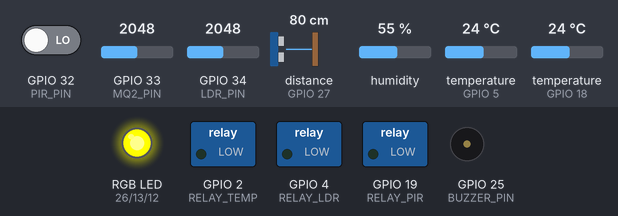
Bench run of a program on a simulated ESP32. On the bench: switched loads named in the program (green lamp = pin HIGH), an RGB LED mixed from three pins (HIGH = lit), buzzer (waves = sounding, pin HIGH). Wiring (from diagram.json): ultrasonic range finder: trigger GPIO 14; echo GPIO 27. The test bench sets the inputs (shaded band); at power-on: temperature (sensors on GPIO 18, GPIO 5) 24 °C, GPIO 33 (MQ2_PIN) = 2048, GPIO 34 (LDR_PIN) = 2048, GPIO 32 (PIR_PIN) LOW, distance to the obstacle (sensor on GPIO 27) 80 cm, humidity 55 %. The echo pulse lasts 58.3 µs per cm; WiFi joins after 1.5 s; servers stay silent unless stated; uploads are accepted with an empty reply; pins used as bus, display or sensor lines are not drawn; what the program prints to the serial monitor is not drawn.

Above: at 2.7 s.
2.8 s: temperature (sensor on GPIO 18) set to 29.6 °C
5.7 s: temperature (sensor on GPIO 18) set to 30.9 °C
At 7.7 s:
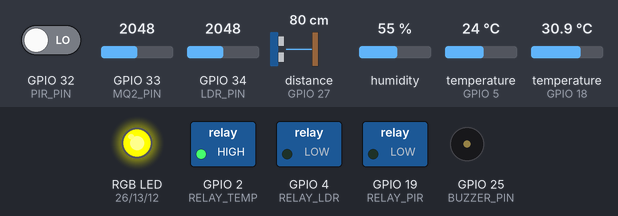
8.6 s: GPIO 33 (MQ2_PIN) set to 2470
11.5 s: GPIO 33 (MQ2_PIN) set to 2532
At 13.7 s:
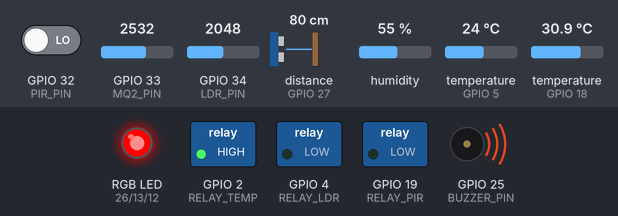
14.7 s: GPIO 34 (LDR_PIN) set to 1072
17.6 s: GPIO 34 (LDR_PIN) set to 958
At 20.8 s:
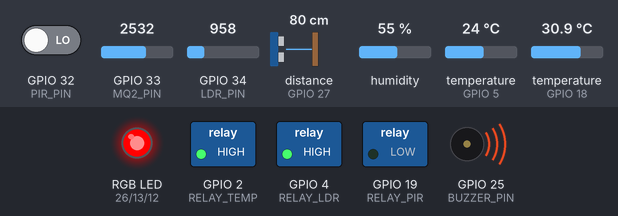
Timing chart, 0 to 22.2 s (numbered marks = the images above; inputs shaded):
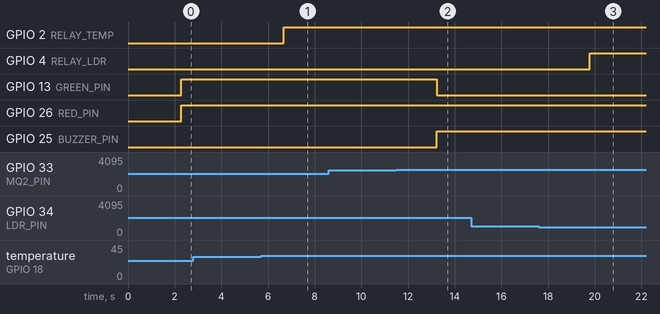

Measured:
- the behaviour switches between 30 and 30.1 °C on temperature (sensor on GPIO 18) (found by bisection; images 0 and 1)
- the behaviour switches between 2500 and 2501 on GPIO 33 (MQ2_PIN) (found by bisection; images 1 and 2)
- the behaviour switches between 1000 and 999 on GPIO 34 (LDR_PIN) (found by bisection; images 2 and 3)
- after the input at 2.8 s, every drawn part: stays the same
- after the input at 5.7 s, GPIO 2 (RELAY_TEMP): LOW → HIGH after 0.97 s
- after the input at 8.6 s, every drawn part: stays the same
- after the input at 11.5 s, GPIO 13 (GREEN_PIN): HIGH → LOW after 1.7 s; GPIO 25 (BUZZER_PIN): LOW → HIGH after 1.7 s
- after the input at 14.7 s, every drawn part: stays the same
- after the input at 17.6 s, GPIO 4 (RELAY_LDR): LOW → HIGH after 2.2 s

The program:

main.cpp
```cpp
#include <WiFi.h>
#include <HTTPClient.h>
#include "DHT.h"
#include <Adafruit_SSD1306.h>
#include <Adafruit_GFX.h>
#include <DallasTemperature.h>
#include <OneWire.h>

// ---------- WiFi Credentials ----------
const char* ssid = "Wokwi-GUEST";
const char* password = "";

// ---------- Firebase ----------
const String firebase_host = "https://test-acc41-default-rtdb.firebaseio.com/";
const String firebase_path = "esp32_data.json"; // will post to .../esp32_data.json

// ---------- Kafka Gateway API ----------
const String kafka_api_url = "http://192.168.29.220:8000/sensor-data";


// ---------- Pin Definitions ----------
#define DHTPIN 18
#define DHTTYPE DHT22
#define DS18B20_PIN 5
#define LDR_PIN 34
#define PIR_PIN 32
#define RELAY_TEMP 2
#define RELAY_LDR 4
#define RELAY_PIR 19
#define MQ2_PIN 33
#define TRIG_PIN 14
#define ECHO_PIN 27
#define BUZZER_PIN 25
#define RED_PIN 26
#define GREEN_PIN 13
#define BLUE_PIN 12
#define OLED_SDA 21
#define OLED_SCL 22

// ---------- Sensor & Display Setup ----------
DHT dht(DHTPIN, DHTTYPE);
OneWire oneWire(DS18B20_PIN);
DallasTemperature ds18b20(&oneWire);

void setup() {
  Serial.begin(115200);

  // ---------- Setup Pins ----------
  pinMode(LDR_PIN, INPUT);
  pinMode(PIR_PIN, INPUT);
  pinMode(MQ2_PIN, INPUT);
  pinMode(TRIG_PIN, OUTPUT);
  pinMode(ECHO_PIN, INPUT);
  pinMode(RELAY_TEMP, OUTPUT);
  pinMode(RELAY_LDR, OUTPUT);
  pinMode(RELAY_PIR, OUTPUT);
  pinMode(BUZZER_PIN, OUTPUT);
  pinMode(RED_PIN, OUTPUT);
  pinMode(GREEN_PIN, OUTPUT);
  pinMode(BLUE_PIN, OUTPUT);

  // ---------- Start Sensors ----------
  dht.begin();
  ds18b20.begin();

  // ---------- Connect WiFi ----------
  WiFi.begin(ssid, password);
  Serial.print("Connecting to WiFi");
  while (WiFi.status() != WL_CONNECTED) {
    delay(500);
    Serial.print(".");
  }
  Serial.println("\nConnected!");
}

void sendDataToFirebase(String jsonData) {
  if (WiFi.status() == WL_CONNECTED) {
    HTTPClient http;
    String url = firebase_host + firebase_path;
    http.begin(url);
    http.addHeader("Content-Type", "application/json");
    int httpResponseCode = http.PUT(jsonData);

    Serial.print("Firebase Response: ");
    Serial.println(httpResponseCode);
    http.end();
  } else {
    Serial.println("WiFi not connected");
  }
}

void sendDataToKafka(String jsonData) {
  if (WiFi.status() == WL_CONNECTED) {
    HTTPClient http;
    http.begin(kafka_api_url);
    http.addHeader("Content-Type", "application/json");
    int httpResponseCode = http.POST(jsonData);

    Serial.print("Kafka Response: ");
    Serial.println(httpResponseCode);
    http.end();
  } else {
    Serial.println("WiFi not connected (Kafka)");
  }
}

long readUltrasonicCM() {
  digitalWrite(TRIG_PIN, LOW);
  delayMicroseconds(2);
  digitalWrite(TRIG_PIN, HIGH);
  delayMicroseconds(10);
  digitalWrite(TRIG_PIN, LOW);
  long duration = pulseIn(ECHO_PIN, HIGH);
  return duration * 0.034 / 2;
}

void loop() {
  float h = dht.readHumidity();
  float t = dht.readTemperature();
  ds18b20.requestTemperatures();
  float dsTemp = ds18b20.getTempCByIndex(0);
  int ldrVal = analogRead(LDR_PIN);
  int pirState = digitalRead(PIR_PIN);
  int mq2Val = analogRead(MQ2_PIN);
  long distance = readUltrasonicCM();

  // Control Relays
  digitalWrite(RELAY_TEMP, t > 30);
  digitalWrite(RELAY_LDR, ldrVal < 1000);
  digitalWrite(RELAY_PIR, pirState);

  // RGB LED (simple indicator based on gas sensor)
  if (mq2Val < 1500) {
  // SAFE — GREEN ON
  digitalWrite(RED_PIN, LOW);
  digitalWrite(BLUE_PIN, LOW);
  digitalWrite(GREEN_PIN, HIGH);
  digitalWrite(BUZZER_PIN, LOW);
}
else if (mq2Val >= 1500 && mq2Val <= 2500) {
  // WARNING — YELLOW (GREEN + RED ON)
  digitalWrite(RED_PIN, HIGH);
  digitalWrite(GREEN_PIN, HIGH);
  digitalWrite(BLUE_PIN, LOW);
  digitalWrite(BUZZER_PIN, LOW);
}
else {
  // DANGER — RED ON + BUZZER
  digitalWrite(RED_PIN, HIGH);
  digitalWrite(GREEN_PIN, LOW);
  digitalWrite(BLUE_PIN, LOW);
  digitalWrite(BUZZER_PIN, HIGH);
}

  // Firebase JSON Data
  String data = "{";
  data += "\"humidity\":" + String(h) + ",";
  data += "\"temperature_dht\":" + String(t) + ",";
  data += "\"temperature_ds\":" + String(dsTemp) + ",";
  data += "\"ldr\":" + String(ldrVal) + ",";
  data += "\"motion\":" + String(pirState) + ",";
  data += "\"mq2\":" + String(mq2Val) + ",";
  data += "\"distance\":" + String(distance) + ",";
  data += "\"relay_temp\":" + String(digitalRead(RELAY_TEMP)) + ",";
  data += "\"relay_ldr\":" + String(digitalRead(RELAY_LDR)) + ",";
  data += "\"relay_pir\":" + String(digitalRead(RELAY_PIR)) + ",";
  data += "\"led_red\":" + String(digitalRead(RED_PIN)) + ",";
  data += "\"led_green\":" + String(digitalRead(GREEN_PIN)) + ",";
  data += "\"led_blue\":" + String(digitalRead(BLUE_PIN));
  data += "}";

  Serial.println(data);
  sendDataToFirebase(data);

  sendDataToKafka(data);

  delay(1000); // Update every 5 seconds
}
```
